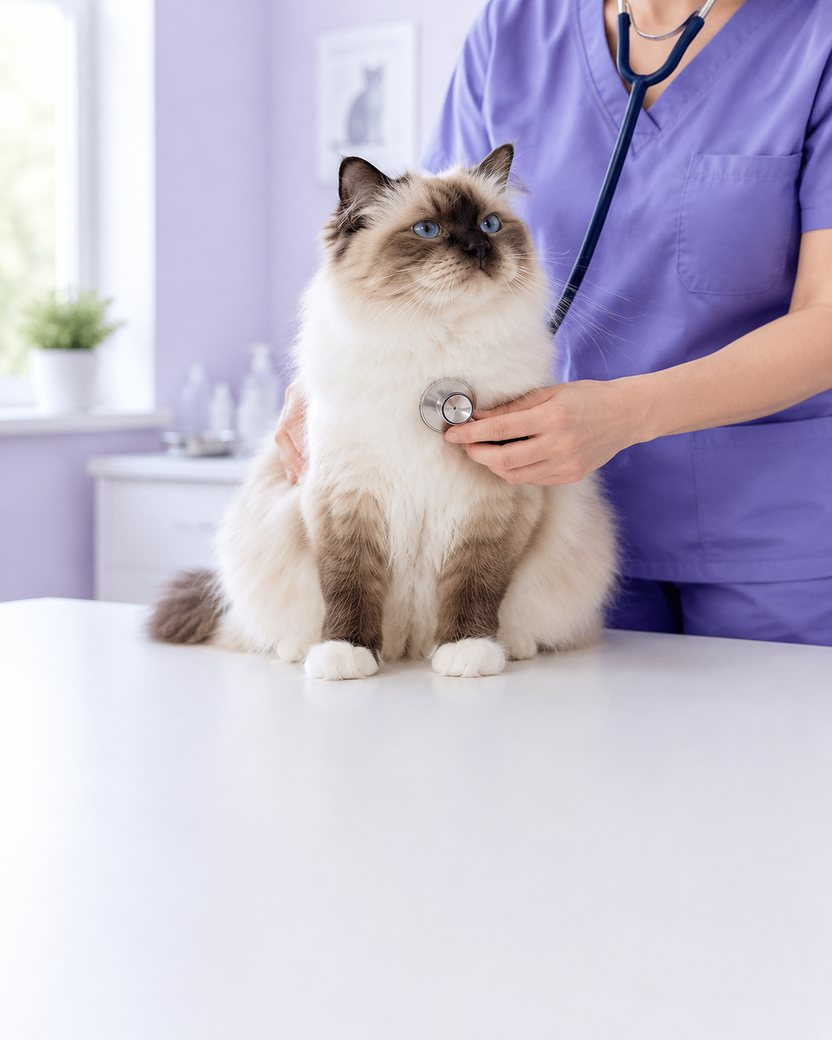
#> input picture img/about.jpg, 832 x 1040 px, given in place of hero-pets-src.png, which was not available
$ python cutout.py
#> lines starting #> are read from the running program, lines starting #| are printed output that depends on the picture; after the words box and inside, x2 and y2 are one past the last pixel; in counts of white or black regions, pixels touching at a corner belong together; pictures that were not available may be replaced by others from this repository, and a replacement may not be noted
"""Вырезает животных из однотонного лавандового фона: img/hero-pets-src.png -> img/hero-pets.png.
Фон определяется по «лавандовости» (синий заметно больше красного и зелёного) и связности с краем кадра,
поэтому голубые глаза внутри морд не пропадают. Край мягкий, лавандовый ореол вычитается."""
import sys
import numpy as np
from PIL import Image, ImageDraw, ImageFilter

src = sys.argv[1] if len(sys.argv) > 1 else "img/hero-pets-src.png"
dst = sys.argv[2] if len(sys.argv) > 2 else "img/hero-pets.png"
T_FG, T_BG = 14.0, 46.0  # ниже — точно животное, выше — точно фон

im = Image.open(src).convert("RGB")
#> im is the input picture: PIL image 832x1040 RGB; mean R, G, B 195.2, 189.1, 206.2
a = np.asarray(im).astype(np.float32)
r, g, b = a[..., 0], a[..., 1], a[..., 2]
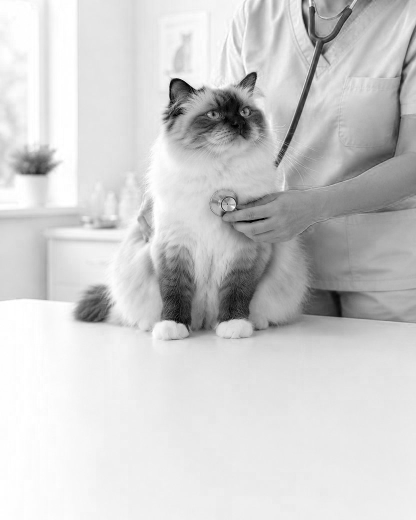
#> b: shape (1040, 832) float32 (shown at 1/2 size); min 0, max 255, mean 206.2
s = b - np.maximum(r, g)
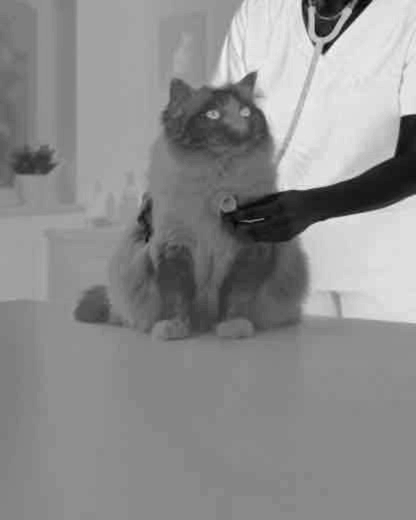
#> s: shape (1040, 832) float32 (shown at 1/2 size); min -89, max 90, mean 10.4; drawn with min black and max white

# фон, связанный с краем кадра
hard = (s > (T_FG + T_BG) / 2).astype(np.uint8) * 255
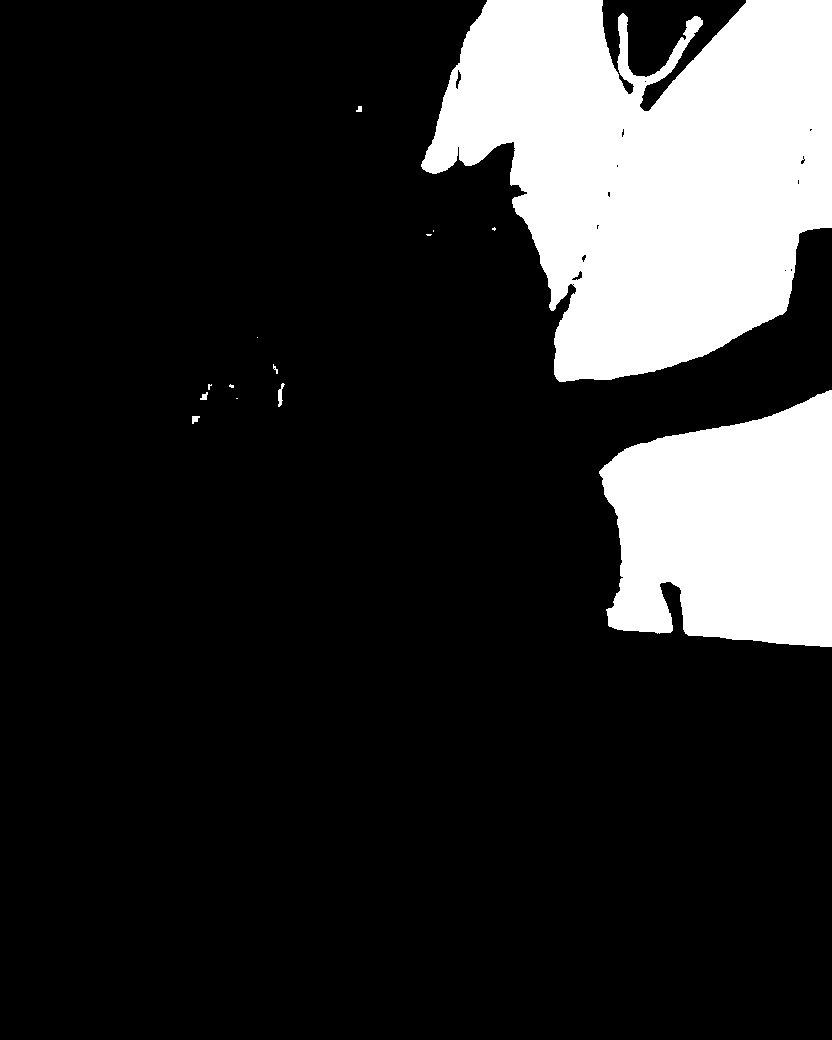
#> hard: shape (1040, 832); 17.7% white; 14 white regions (7 under 20 px), largest, box (x1, y1, x2, y2) and area: (421, 0, 832, 382) 106461, (599, 390, 832, 647) 46051, (278, 383, 285, 407) 82
m = Image.fromarray(np.pad(hard, 1, constant_values=255)).copy()  # copy: fromarray даёт read-only буфер
#> m: PIL image 834x1042 L; 18% white; 13 white regions (7 under 20 px), largest, box (x1, y1, x2, y2) and area: (0, 0, 834, 1042) 156260, (279, 384, 286, 408) 82, (193, 417, 201, 425) 44, (201, 393, 209, 401) 39, (357, 107, 363, 113) 28, (274, 365, 279, 375) 22
ImageDraw.floodfill(m, (0, 0), 128)
bg = (np.asarray(m)[1:-1, 1:-1] == 128)
#> bg: shape (1040, 832) bool; 17.6% white; 2 white regions, box (x1, y1, x2, y2) and area: (421, 0, 832, 382) 106461, (599, 390, 832, 647) 46051

# полоса края: фон, расширенный на несколько пикселей
band = np.asarray(Image.fromarray(bg.astype(np.uint8) * 255).filter(ImageFilter.MaxFilter(7))) > 0
#> band: shape (1040, 832) bool; 18.6% white; 2 white regions, box (x1, y1, x2, y2) and area: (418, 0, 832, 385) 112597, (596, 387, 832, 650) 48739
soft = np.clip((T_BG - s) / (T_BG - T_FG), 0, 1)
alpha = np.where(band, soft, 1.0)
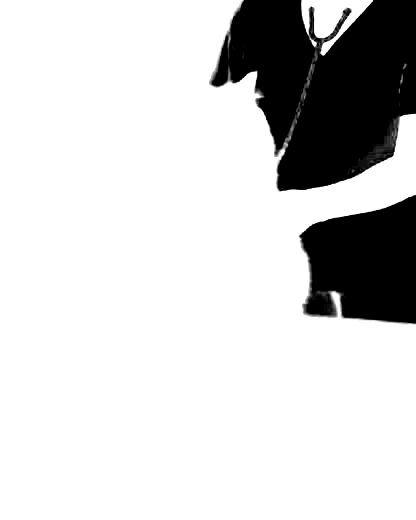
#> alpha: shape (1040, 832) float32 (shown at 1/2 size); min 0, max 1, mean 0.825
alpha[bg & (s > T_BG)] = 0
alpha = np.asarray(Image.fromarray((alpha * 255).astype(np.uint8)).filter(ImageFilter.GaussianBlur(0.6))).astype(np.float32) / 255

# цвет фона по строкам (градиент сверху вниз) и вычитание ореола
rows = []
for y in range(a.shape[0]):
    row = a[y][bg[y]]
    rows.append(row.mean(axis=0) if len(row) > 20 else None)
#> after the loop, rows = 1040 items, first 6: [129.6, 123.4, 193.3], [129.4, 123.2, 193.3], [129.7, 123.4, 193.6], [129.6, 123.3, 193.7], [130.3, 123.7, 194.4], [130.6, 124, 194.8]
last = np.array([160, 154, 228], np.float32)
for i, v in enumerate(rows):
    if v is None:
        rows[i] = last
    else:
        last = v
#> this loop made 1040 passes
B = np.stack(rows)[:, None, :]
#> B = 1040 rows, first 8: [129.6, 123.4, 193.3], [129.4, 123.2, 193.3], [129.7, 123.4, 193.6], [129.6, 123.3, 193.7], [130.3, 123.7, 194.4], [130.6, 124, 194.8], [130.2, 123.7, 194.9], [130.5, 124, 195.2]
k = np.clip(alpha, 0.05, 1)[..., None]
fg = np.clip((a - (1 - k) * B) / k, 0, 255)
out = np.dstack([np.where(alpha[..., None] < 0.999, fg, a), alpha * 255]).astype(np.uint8)
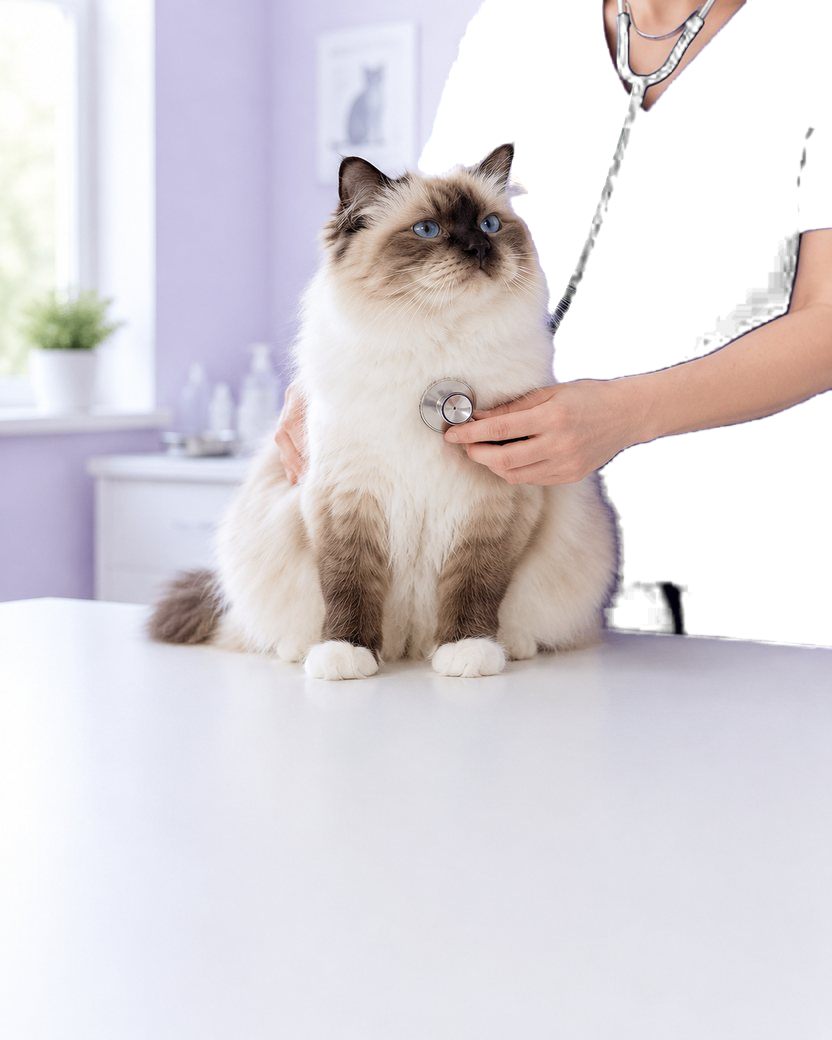
#> out: shape (1040, 832, 4); mean R, G, B, A 200.1, 194.2, 203.5, 210.4; transparent parts drawn white

img = Image.fromarray(out, "RGBA")
bbox = img.getchannel("A").point(lambda v: 255 if v > 8 else 0).getbbox()
#> bbox = (0, 0, 832, 1040)
img = img.crop(bbox)
img.save(dst, optimize=True)
print("saved", dst, img.size, "bbox", bbox)
#| saved img/hero-pets.png (832, 1040) bbox (0, 0, 832, 1040)

$ run again, on img/doctor-1.jpg
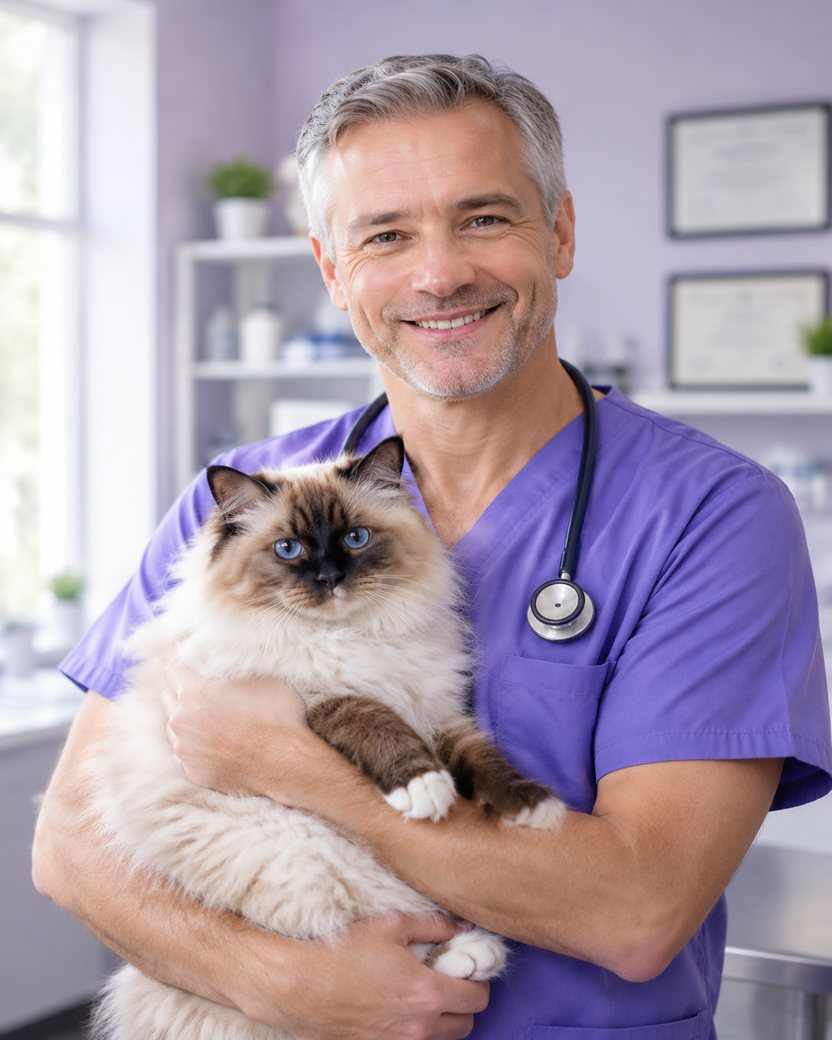
#> input picture img/doctor-1.jpg, 832 x 1040 px
#> im is the input picture: PIL image 832x1040 RGB; mean R, G, B 171.2, 155, 169.6
#> `hard = (s > (T_FG + T_BG) / 2).astype(np.uint8) * 255`:
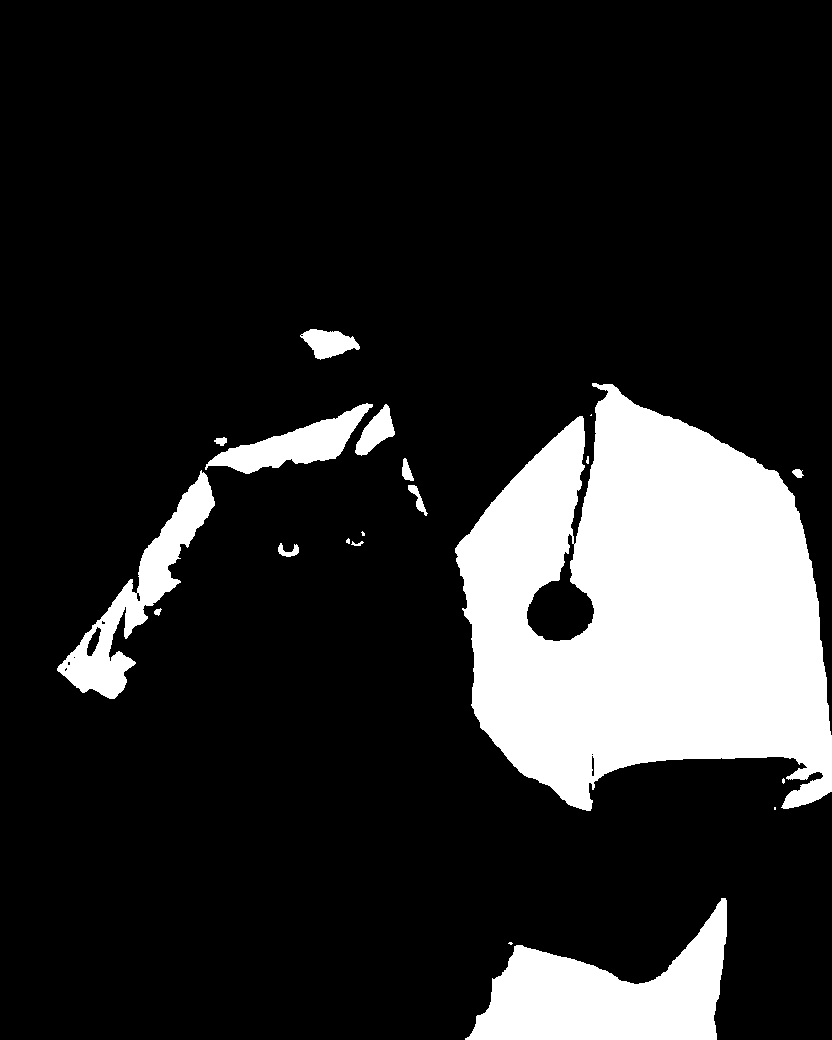
#> hard: shape (1040, 832); 16.6% white; 20 white regions (7 under 20 px), largest, box (x1, y1, x2, y2) and area: (455, 383, 832, 811) 108460, (465, 898, 727, 1040) 19210, (57, 470, 215, 699) 8382
#> bg: shape (1040, 832) bool; 14.8% white; 2 white regions, box (x1, y1, x2, y2) and area: (455, 383, 832, 811) 108460, (465, 898, 727, 1040) 19210
#> band: shape (1040, 832) bool; 15.8% white; 2 white regions, box (x1, y1, x2, y2) and area: (452, 380, 832, 814) 115867, (462, 895, 730, 1040) 21149
#> after the loop `for y in range(a.shape[0]):`: rows = 1040 items
#> after the loop `for i, v in enumerate(rows):`: rows = 1040 items, first 6: [160, 154, 228], [160, 154, 228], [160, 154, 228], [160, 154, 228], [160, 154, 228], [160, 154, 228]
#> B = 1040 rows, first 8: [160, 154, 228], [160, 154, 228], [160, 154, 228], [160, 154, 228], [160, 154, 228], [160, 154, 228], [160, 154, 228], [160, 154, 228]
#> `out = np.dstack([np.where(alpha[..., None] < 0.999, fg, a), alpha * 25..`:
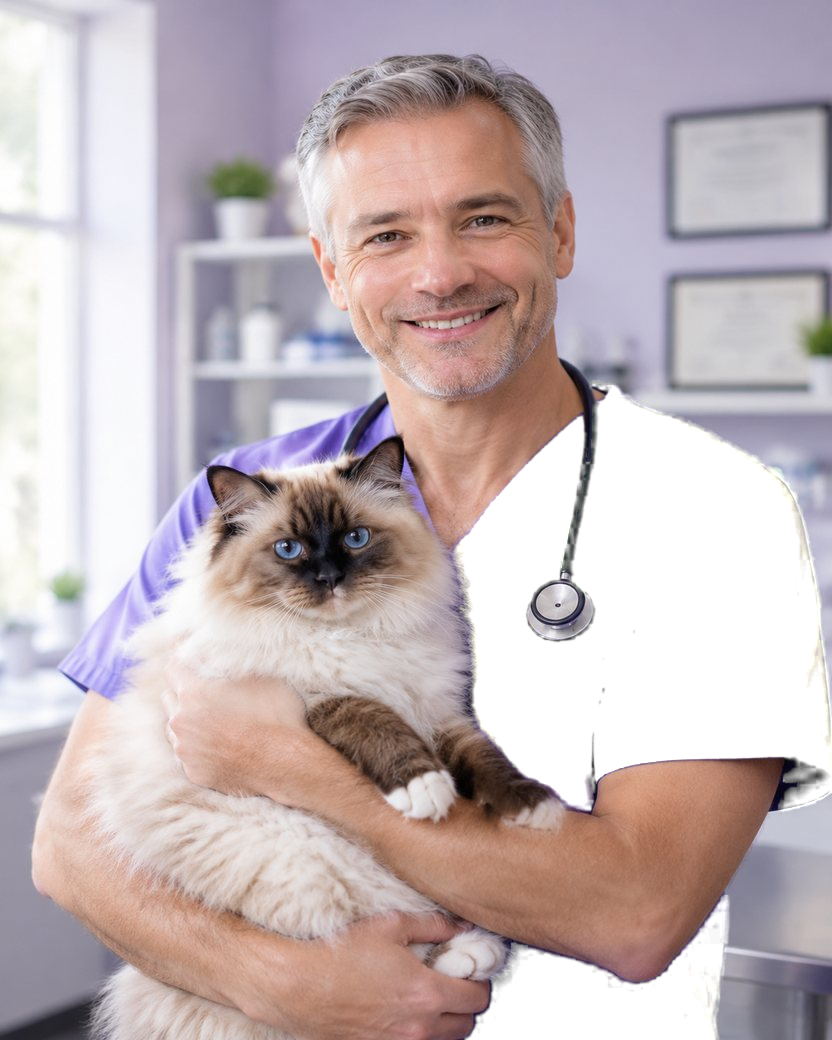
#> out: shape (1040, 832, 4); mean R, G, B, A 176, 160.5, 167.2, 217.4; transparent parts drawn white
#> bbox = (0, 0, 832, 1040)
#| saved out.png (832, 1040) bbox (0, 0, 832, 1040)

$ run again, on img/doctor-2.jpg
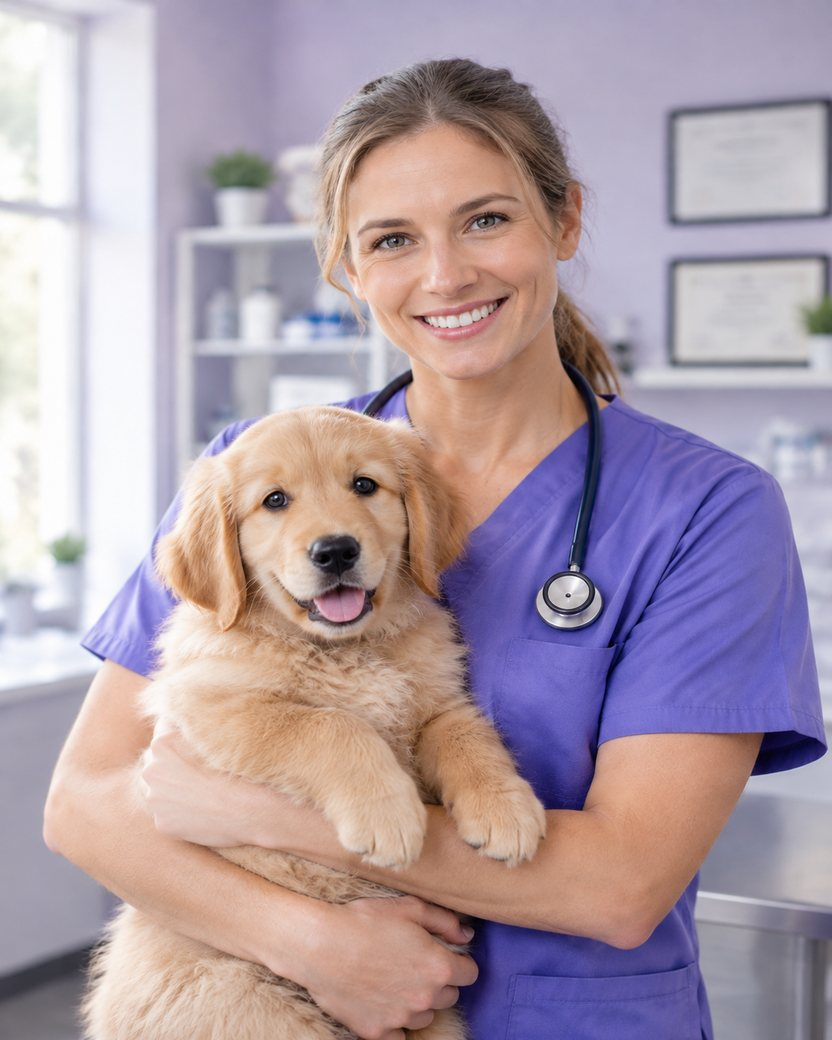
#> input picture img/doctor-2.jpg, 832 x 1040 px
#> im is the input picture: PIL image 832x1040 RGB; mean R, G, B 173.5, 156.3, 167
#> `hard = (s > (T_FG + T_BG) / 2).astype(np.uint8) * 255`:
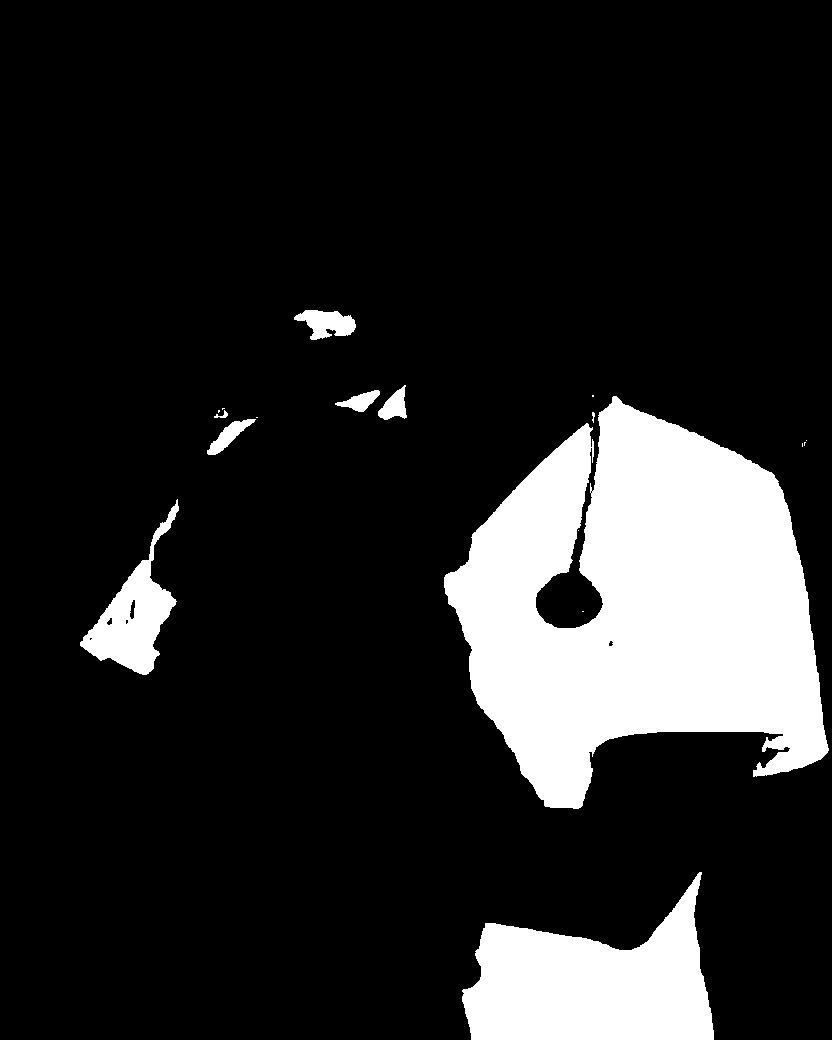
#> hard: shape (1040, 832); 15.4% white; 18 white regions (9 under 20 px), largest, box (x1, y1, x2, y2) and area: (444, 396, 829, 809) 98559, (462, 872, 714, 1040) 25640, (80, 499, 179, 675) 5986
#> bg: shape (1040, 832) bool; 3% white; 1 white region, box (x1, y1, x2, y2) and area: (462, 872, 714, 1040) 25640
#> band: shape (1040, 832) bool; 3.2% white; 1 white region, box (x1, y1, x2, y2) and area: (459, 869, 717, 1040) 27701
#> after the loop `for y in range(a.shape[0]):`: rows = 1040 items
#> after the loop `for i, v in enumerate(rows):`: rows = 1040 items, first 6: [160, 154, 228], [160, 154, 228], [160, 154, 228], [160, 154, 228], [160, 154, 228], [160, 154, 228]
#> B = 1040 rows, first 8: [160, 154, 228], [160, 154, 228], [160, 154, 228], [160, 154, 228], [160, 154, 228], [160, 154, 228], [160, 154, 228], [160, 154, 228]
#> `out = np.dstack([np.where(alpha[..., None] < 0.999, fg, a), alpha * 25..`:
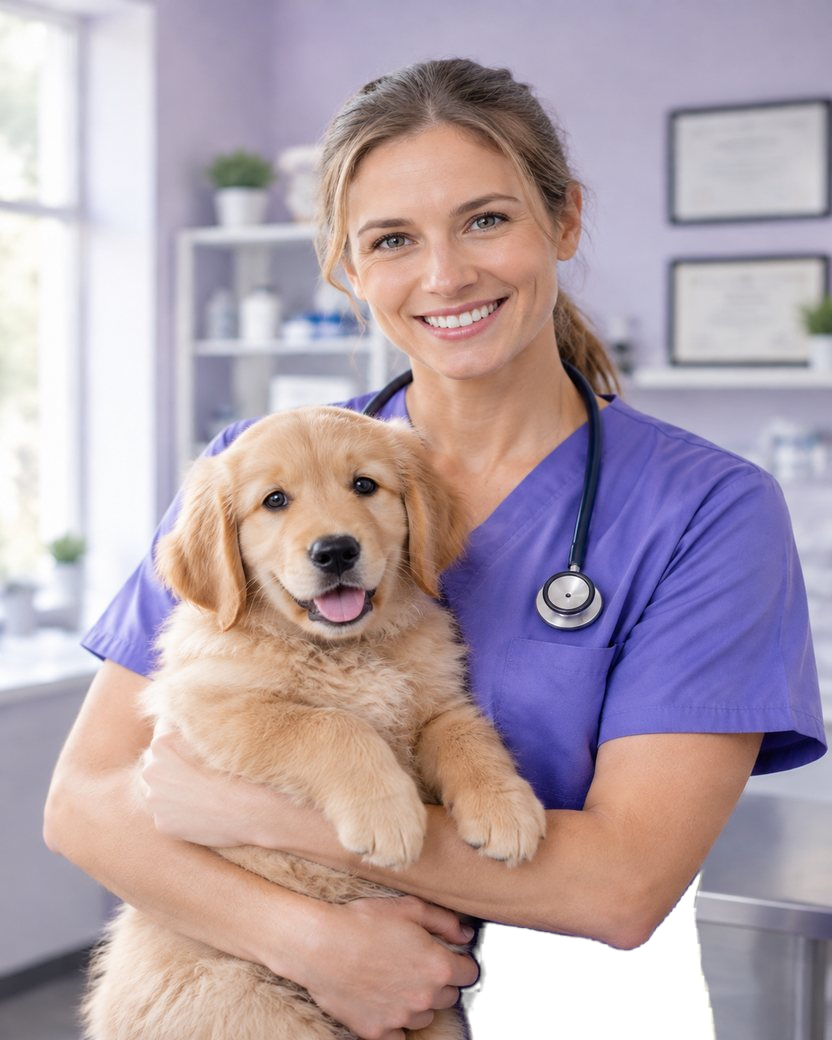
#> out: shape (1040, 832, 4); mean R, G, B, A 174.9, 157.8, 167.5, 247.5; transparent parts drawn white
#> bbox = (0, 0, 832, 1040)
#| saved out.png (832, 1040) bbox (0, 0, 832, 1040)
